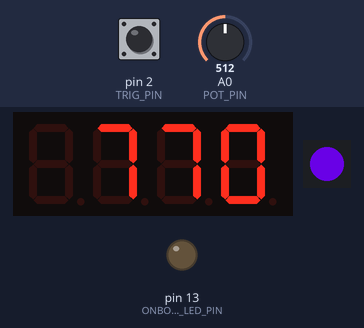
This sketch was run on a simulated Arduino Uno, built with avr-gcc and run on an emulated ATmega328P. Shown: 4-digit seven-segment display, 1 RGB LEDs in strip order, left to right, output pins drawn as LEDs (lit = HIGH). Inputs (shaded band) come from the test bench; at power-on: pin 2 (TRIG_PIN) HIGH, A0 (POT_PIN) = 512. Dim RGB values are drawn brighter than linear; random numbers use the default seed unless the sketch sets one; pins used as bus, display or sensor lines are not drawn.

Above: at 1.28 s.
1.3 s: pin 2 (TRIG_PIN) pulled LOW for 3.2 s
At 2.7 s:
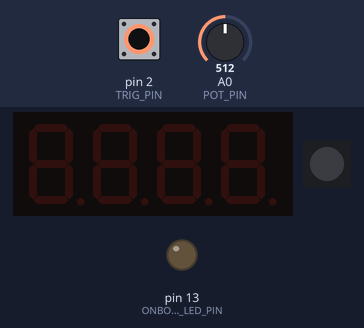
5.1 s: A0 (POT_PIN) set to 716
At 5.19 s:
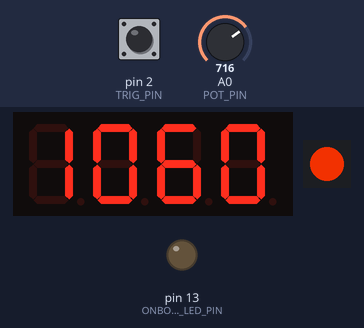
7.4 s: pin 2 (TRIG_PIN) pulled LOW for 0.15 s
At 7.7 s:
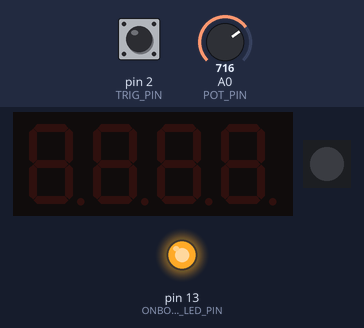
8.1 s: A0 (POT_PIN) set to 900
At 8.55 s:
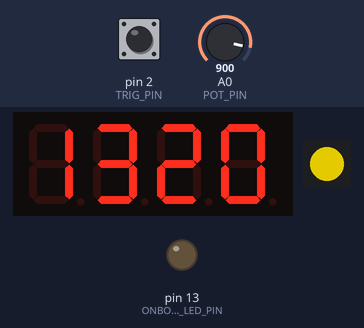
11.1 s: A0 (POT_PIN) set to 1023
At 11.22 s:
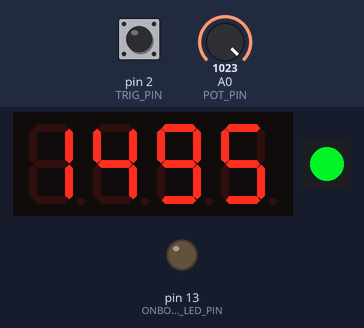
Timing chart, 0 to 13.6 s (numbered marks = the images above; inputs shaded):
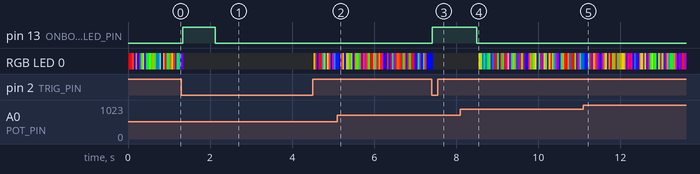

Measured:
- after the input at 1.3 s, pin 13 (ONBOARD_LED_PIN): LOW → HIGH at once, → LOW 0.79 s later
- after the input at 7.4 s, pin 13 (ONBOARD_LED_PIN): LOW → HIGH at once

The sketch:

ahmed_spot_welder.ino
```cpp
#include <Arduino.h>
#include <TM1637Display.h>
#include <FastLED.h>

#define DISP_CLK 4
#define DISP_DIO 5
#define PIXEL_NUM_LEDS 1
#define PIXEL_DATA_PIN 6
#define POT_PIN A0
#define TRIG_PIN 2
#define SSR_PIN 3
#define ONBOARD_LED_PIN 13

TM1637Display display(DISP_CLK, DISP_DIO);
CRGB leds[PIXEL_NUM_LEDS];
int pulse_time;
byte hsv;

void setup() {
  pinMode(TRIG_PIN, INPUT_PULLUP);
  pinMode(SSR_PIN, OUTPUT);
  pinMode(ONBOARD_LED_PIN, OUTPUT);
  FastLED.addLeds<NEOPIXEL, PIXEL_DATA_PIN>(leds, PIXEL_NUM_LEDS);  // GRB ordering is assumed
}

void loop() {
  display.setBrightness(0xff);
  pulse_time = map(analogRead(POT_PIN), 0, 1023, 40, 1495);
  pulse_time = (pulse_time / 5 + (pulse_time % 5 > 2)) * 5;
  display.showNumberDec(pulse_time);
  fill_rainbow(&(leds[0]), 1 /*led count*/, hsv /*starting hue*/);
  hsv = random(0, 255);
  FastLED.show();
  delay(20);
  while (digitalRead(TRIG_PIN) == false) {
    leds[0] = CRGB::Black;
    FastLED.show();
    digitalWrite(SSR_PIN, HIGH);
    digitalWrite(ONBOARD_LED_PIN, HIGH);
    display.setBrightness(0xff, false);
    display.showNumberDec(pulse_time);
    delay(pulse_time);
    digitalWrite(SSR_PIN, LOW);
    digitalWrite(ONBOARD_LED_PIN, LOW);
    display.showNumberDec(pulse_time);
    while (digitalRead(TRIG_PIN) == LOW) {}  // waits forever until button is depressed/released
    display.setBrightness(0xff, true);
  }
}
```
